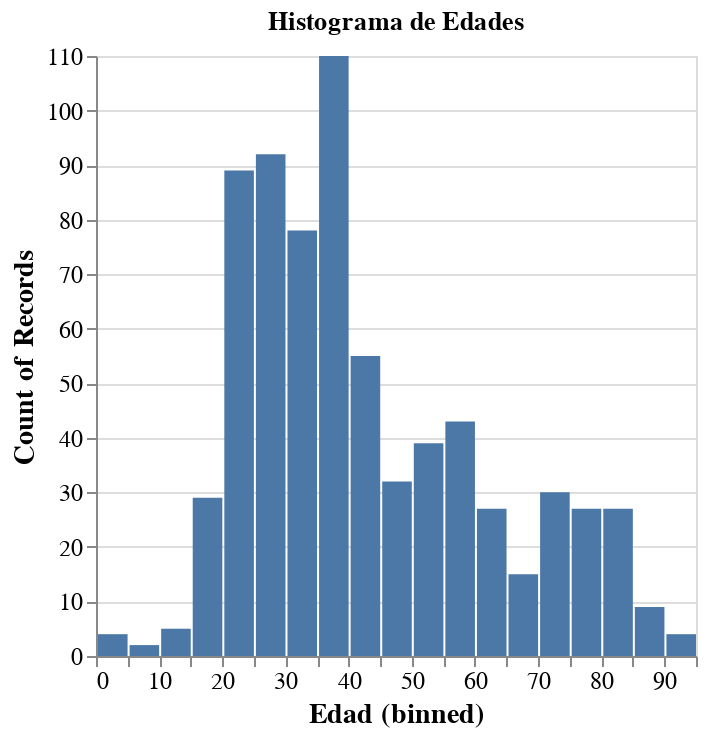
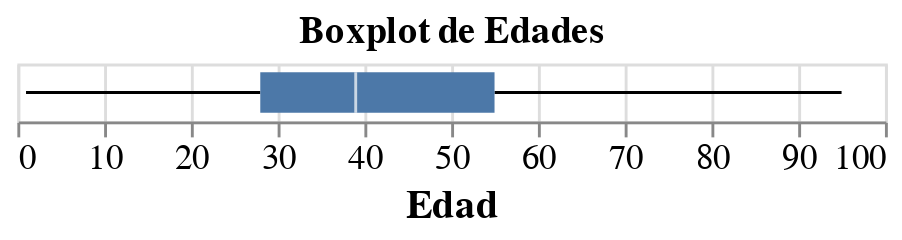

Here is the notebook cell these charts were saved with, in order:
### Markdown cell above
Utilizo la grafica de histograma y boxplot para poder observar la existencia de un patron en los datos

### Code cell
herramientas.grafico_edades(df_homicidios)

### Figure 1 — Vega-Lite specification as saved in the notebook (floating-point values rounded to 4 significant figures; data arrays with more than 128 entries replaced by an {"elided": "..."} marker saying what was removed)
{"config": {"view": {"continuousWidth": 300, "continuousHeight": 300}, "axis": {"labelFontSize": 12, "titleFontSize": 14}}, "data": {"name": "data-37ea44b34a9cb09a43dddeb79e258194"}, "mark": {"type": "bar"}, "encoding": {"x": {"bin": {"maxbins": 20}, "field": "Edad", "type": "quantitative"}, "y": {"aggregate": "count", "type": "quantitative"}}, "title": "Histograma de Edades", "$schema": "https://vega.github.io/schema/vega-lite/v5.16.3.json", "datasets": {"data-37ea44b34a9cb09a43dddeb79e258194": {"elided": "717 records"}}}

### Figure 2 — Vega-Lite specification as saved in the notebook (floating-point values rounded to 4 significant figures; data arrays with more than 128 entries replaced by an {"elided": "..."} marker saying what was removed)
{"config": {"view": {"continuousWidth": 300, "continuousHeight": 300}, "axis": {"labelFontSize": 12, "titleFontSize": 14}}, "data": {"name": "data-37ea44b34a9cb09a43dddeb79e258194"}, "mark": {"type": "boxplot"}, "encoding": {"x": {"field": "Edad", "type": "quantitative"}}, "title": "Boxplot de Edades", "$schema": "https://vega.github.io/schema/vega-lite/v5.16.3.json", "datasets": {"data-37ea44b34a9cb09a43dddeb79e258194": {"elided": "717 records"}}}
